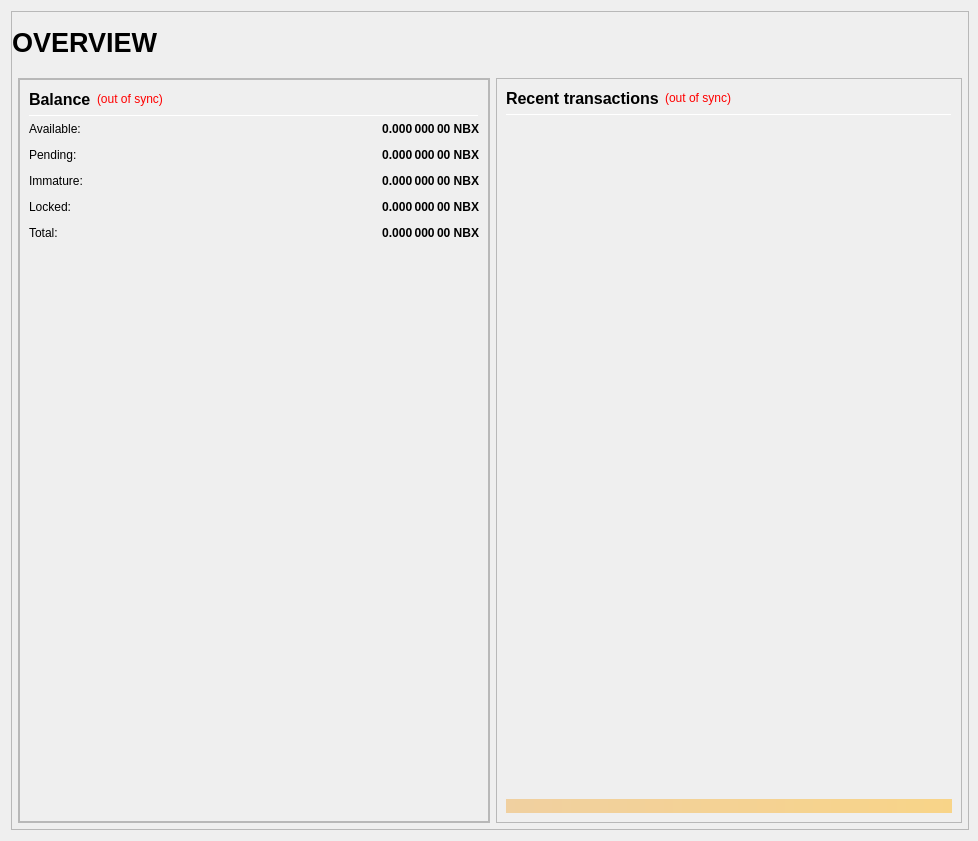
<?xml version="1.0" encoding="UTF-8"?>
<ui version="4.0">
 <class>OverviewPage</class>
 <widget class="QWidget" name="OverviewPage">
  <property name="geometry">
   <rect>
    <x>0</x>
    <y>0</y>
    <width>978</width>
    <height>841</height>
   </rect>
  </property>
  <property name="minimumSize">
   <size>
    <width>860</width>
    <height>582</height>
   </size>
  </property>
  <property name="windowTitle">
   <string>Form</string>
  </property>
  <layout class="QVBoxLayout" name="topLayout" stretch="1">
   <property name="rightMargin">
    <number>9</number>
   </property>
   <item>
    <widget class="QFrame" name="frame_BG">
     <property name="minimumSize">
      <size>
       <width>750</width>
       <height>510</height>
      </size>
     </property>
     <property name="maximumSize">
      <size>
       <width>16777215</width>
       <height>16777215</height>
      </size>
     </property>
     <property name="frameShape">
      <enum>QFrame::StyledPanel</enum>
     </property>
     <property name="frameShadow">
      <enum>QFrame::Raised</enum>
     </property>
     <layout class="QVBoxLayout" name="verticalLayout_3" stretch="1">
      <property name="leftMargin">
       <number>0</number>
      </property>
      <property name="topMargin">
       <number>0</number>
      </property>
      <property name="rightMargin">
       <number>0</number>
      </property>
      <property name="bottomMargin">
       <number>6</number>
      </property>
      <item>
       <layout class="QVBoxLayout" name="verticalLayout_Master" stretch="0,1">
        <property name="margin">
         <number>0</number>
        </property>
        <item>
         <widget class="QFrame" name="frame_Header">
          <layout class="QVBoxLayout" name="verticalLayout_Header" stretch="0">
           <property name="margin">
            <number>0</number>
           </property>
           <item>
            <layout class="QHBoxLayout" name="horizontalLayout_Header" stretch="1,0,1">
             <property name="spacing">
              <number>6</number>
             </property>
             <item>
              <widget class="QLabel" name="labelOverviewHeaderLeft">
               <property name="minimumSize">
                <size>
                 <width>464</width>
                 <height>60</height>
                </size>
               </property>
               <property name="maximumSize">
                <size>
                 <width>16777215</width>
                 <height>60</height>
                </size>
               </property>
               <property name="font">
                <font>
                 <pointsize>20</pointsize>
                 <weight>75</weight>
                 <bold>true</bold>
                </font>
               </property>
               <property name="text">
                <string>OVERVIEW</string>
               </property>
               <property name="alignment">
                <set>Qt::AlignLeading|Qt::AlignLeft|Qt::AlignVCenter</set>
               </property>
              </widget>
             </item>
             <item>
              <spacer name="horizontalSpacer_Header">
               <property name="orientation">
                <enum>Qt::Horizontal</enum>
               </property>
               <property name="sizeHint" stdset="0">
                <size>
                 <width>40</width>
                 <height>20</height>
                </size>
               </property>
              </spacer>
             </item>
             <item>
              <widget class="QLabel" name="labelOverviewHeaderRight">
               <property name="minimumSize">
                <size>
                 <width>464</width>
                 <height>60</height>
                </size>
               </property>
               <property name="maximumSize">
                <size>
                 <width>16777215</width>
                 <height>60</height>
                </size>
               </property>
               <property name="font">
                <font>
                 <pointsize>14</pointsize>
                </font>
               </property>
               <property name="text">
                <string/>
               </property>
               <property name="alignment">
                <set>Qt::AlignRight|Qt::AlignTrailing|Qt::AlignVCenter</set>
               </property>
              </widget>
             </item>
            </layout>
           </item>
          </layout>
         </widget>
        </item>
        <item>
         <widget class="QFrame" name="frame_Content">
          <layout class="QVBoxLayout" name="verticalLayout_Content">
           <property name="leftMargin">
            <number>6</number>
           </property>
           <property name="topMargin">
            <number>0</number>
           </property>
           <property name="rightMargin">
            <number>6</number>
           </property>
           <property name="bottomMargin">
            <number>0</number>
           </property>
           <item>
            <layout class="QHBoxLayout" name="horizontalLayout_Content" stretch="1,1">
             <property name="spacing">
              <number>6</number>
             </property>
             <item>
              <layout class="QVBoxLayout" name="verticalLayout_left" stretch="1">
               <item>
                <widget class="QFrame" name="frameObfuscation">
                 <property name="minimumSize">
                  <size>
                   <width>0</width>
                   <height>0</height>
                  </size>
                 </property>
                 <property name="frameShape">
                  <enum>QFrame::StyledPanel</enum>
                 </property>
                 <property name="frameShadow">
                  <enum>QFrame::Raised</enum>
                 </property>
                 <layout class="QVBoxLayout" name="verticalLayout" stretch="0,0,0">
                  <property name="margin">
                   <number>0</number>
                  </property>
                  <item>
                   <widget class="QFrame" name="frame_Balances">
                    <property name="minimumSize">
                     <size>
                      <width>470</width>
                      <height>0</height>
                     </size>
                    </property>
                    <property name="frameShape">
                     <enum>QFrame::StyledPanel</enum>
                    </property>
                    <property name="frameShadow">
                     <enum>QFrame::Raised</enum>
                    </property>
                    <layout class="QVBoxLayout" name="verticalLayout_5">
                     <item>
                      <layout class="QHBoxLayout" name="horizontalLayout_5" stretch="0,0,0">
                       <item>
                        <widget class="QLabel" name="label_5">
                         <property name="minimumSize">
                          <size>
                           <width>0</width>
                           <height>20</height>
                          </size>
                         </property>
                         <property name="font">
                          <font>
                           <pointsize>12</pointsize>
                           <weight>75</weight>
                           <bold>true</bold>
                          </font>
                         </property>
                         <property name="toolTip">
                          <string>Balance (including unconfirmed and immature coins)</string>
                         </property>
                         <property name="text">
                          <string>Balance</string>
                         </property>
                        </widget>
                       </item>
                       <item>
                        <widget class="QLabel" name="labelWalletStatus">
                         <property name="cursor">
                          <cursorShape>WhatsThisCursor</cursorShape>
                         </property>
                         <property name="toolTip">
                          <string>The displayed information may be out of date. Your wallet automatically synchronizes with the NBX network after a connection is established, but this process has not completed yet.</string>
                         </property>
                         <property name="styleSheet">
                          <string notr="true">QLabel { color: red; }</string>
                         </property>
                         <property name="text">
                          <string notr="true">(out of sync)</string>
                         </property>
                         <property name="alignment">
                          <set>Qt::AlignLeading|Qt::AlignLeft|Qt::AlignVCenter</set>
                         </property>
                        </widget>
                       </item>
                       <item>
                        <spacer name="horizontalSpacer_1">
                         <property name="orientation">
                          <enum>Qt::Horizontal</enum>
                         </property>
                         <property name="sizeHint" stdset="0">
                          <size>
                           <width>40</width>
                           <height>20</height>
                          </size>
                         </property>
                        </spacer>
                       </item>
                      </layout>
                     </item>
                     <item>
                      <widget class="Line" name="line_Balance">
                       <property name="minimumSize">
                        <size>
                         <width>0</width>
                         <height>1</height>
                        </size>
                       </property>
                       <property name="maximumSize">
                        <size>
                         <width>16777215</width>
                         <height>1</height>
                        </size>
                       </property>
                       <property name="orientation">
                        <enum>Qt::Horizontal</enum>
                       </property>
                      </widget>
                     </item>
                     <item>
                      <layout class="QGridLayout" name="gridLayout_3">
                       <property name="spacing">
                        <number>12</number>
                       </property>
                       <item row="1" column="0">
                        <widget class="QLabel" name="labelBalanceText">
                         <property name="text">
                          <string>Available:</string>
                         </property>
                        </widget>
                       </item>
                       <item row="1" column="1">
                        <widget class="QLabel" name="labelBalance">
                         <property name="font">
                          <font>
                           <weight>75</weight>
                           <bold>true</bold>
                          </font>
                         </property>
                         <property name="cursor">
                          <cursorShape>IBeamCursor</cursorShape>
                         </property>
                         <property name="toolTip">
                          <string>Your current spendable balance</string>
                         </property>
                         <property name="text">
                          <string notr="true">0.000 000 00 NBX</string>
                         </property>
                         <property name="alignment">
                          <set>Qt::AlignRight|Qt::AlignTrailing|Qt::AlignVCenter</set>
                         </property>
                         <property name="textInteractionFlags">
                          <set>Qt::LinksAccessibleByMouse|Qt::TextSelectableByKeyboard|Qt::TextSelectableByMouse</set>
                         </property>
                        </widget>
                       </item>
                       <item row="2" column="0">
                        <widget class="QLabel" name="labelPendingText">
                         <property name="text">
                          <string>Pending:</string>
                         </property>
                        </widget>
                       </item>
                       <item row="2" column="1">
                        <widget class="QLabel" name="labelUnconfirmed">
                         <property name="font">
                          <font>
                           <weight>75</weight>
                           <bold>true</bold>
                          </font>
                         </property>
                         <property name="cursor">
                          <cursorShape>IBeamCursor</cursorShape>
                         </property>
                         <property name="toolTip">
                          <string>Total of transactions that have yet to be confirmed, and do not yet count toward the spendable balance</string>
                         </property>
                         <property name="text">
                          <string notr="true">0.000 000 00 NBX</string>
                         </property>
                         <property name="alignment">
                          <set>Qt::AlignRight|Qt::AlignTrailing|Qt::AlignVCenter</set>
                         </property>
                         <property name="textInteractionFlags">
                          <set>Qt::LinksAccessibleByMouse|Qt::TextSelectableByKeyboard|Qt::TextSelectableByMouse</set>
                         </property>
                        </widget>
                       </item>
                       <item row="3" column="0">
                        <widget class="QLabel" name="labelImmatureText">
                         <property name="text">
                          <string>Immature:</string>
                         </property>
                        </widget>
                       </item>
                       <item row="3" column="1">
                        <widget class="QLabel" name="labelImmature">
                         <property name="font">
                          <font>
                           <weight>75</weight>
                           <bold>true</bold>
                          </font>
                         </property>
                         <property name="cursor">
                          <cursorShape>IBeamCursor</cursorShape>
                         </property>
                         <property name="toolTip">
                          <string>Staked or masternode rewards that has not yet matured</string>
                         </property>
                         <property name="text">
                          <string notr="true">0.000 000 00 NBX</string>
                         </property>
                         <property name="alignment">
                          <set>Qt::AlignRight|Qt::AlignTrailing|Qt::AlignVCenter</set>
                         </property>
                         <property name="textInteractionFlags">
                          <set>Qt::LinksAccessibleByMouse|Qt::TextSelectableByKeyboard|Qt::TextSelectableByMouse</set>
                         </property>
                        </widget>
                       </item>
                       <item row="4" column="0">
                        <widget class="QLabel" name="labelLockedBalanceText">
                         <property name="toolTip">
                          <string>Locked NBX or Masternode collaterals.</string>
                         </property>
                         <property name="text">
                          <string>Locked:</string>
                         </property>
                        </widget>
                       </item>
                       <item row="4" column="1">
                        <widget class="QLabel" name="labelLockedBalance">
                         <property name="font">
                          <font>
                           <weight>75</weight>
                           <bold>true</bold>
                          </font>
                         </property>
                         <property name="cursor">
                          <cursorShape>IBeamCursor</cursorShape>
                         </property>
                         <property name="toolTip">
                          <string>Locked NBX or Masternode collaterals.</string>
                         </property>
                         <property name="text">
                          <string notr="true">0.000 000 00 NBX</string>
                         </property>
                         <property name="alignment">
                          <set>Qt::AlignRight|Qt::AlignTrailing|Qt::AlignVCenter</set>
                         </property>
                         <property name="textInteractionFlags">
                          <set>Qt::LinksAccessibleByMouse|Qt::TextSelectableByKeyboard|Qt::TextSelectableByMouse</set>
                         </property>
                        </widget>
                       </item>
                       <item row="5" column="0">
                        <widget class="QLabel" name="labelTotalText">
                         <property name="text">
                          <string>Total:</string>
                         </property>
                        </widget>
                       </item>
                       <item row="5" column="1">
                        <widget class="QLabel" name="labelTotal">
                         <property name="font">
                          <font>
                           <weight>75</weight>
                           <bold>true</bold>
                          </font>
                         </property>
                         <property name="cursor">
                          <cursorShape>IBeamCursor</cursorShape>
                         </property>
                         <property name="toolTip">
                          <string>Total Balance, including all unavailable coins.</string>
                         </property>
                         <property name="text">
                          <string notr="true">0.000 000 00 NBX</string>
                         </property>
                         <property name="alignment">
                          <set>Qt::AlignRight|Qt::AlignTrailing|Qt::AlignVCenter</set>
                         </property>
                         <property name="textInteractionFlags">
                          <set>Qt::LinksAccessibleByMouse|Qt::TextSelectableByKeyboard|Qt::TextSelectableByMouse</set>
                         </property>
                        </widget>
                       </item>
                      </layout>
                     </item>
                     <item>
                      <spacer name="verticalSpacer_1">
                       <property name="orientation">
                        <enum>Qt::Vertical</enum>
                       </property>
                       <property name="sizeHint" stdset="0">
                        <size>
                         <width>20</width>
                         <height>40</height>
                        </size>
                       </property>
                      </spacer>
                     </item>
                    </layout>
                   </widget>
                  </item>
                 </layout>
                </widget>
               </item>
              </layout>
             </item>
             <item>
              <layout class="QVBoxLayout" name="verticalLayout_right" stretch="1">
               <item>
                <widget class="QFrame" name="frame_RecentTransactions">
                 <property name="minimumSize">
                  <size>
                   <width>0</width>
                   <height>0</height>
                  </size>
                 </property>
                 <property name="frameShape">
                  <enum>QFrame::StyledPanel</enum>
                 </property>
                 <property name="frameShadow">
                  <enum>QFrame::Raised</enum>
                 </property>
                 <layout class="QVBoxLayout" name="verticalLayout_1" stretch="0,0,0,0,0">
                  <item>
                   <layout class="QHBoxLayout" name="horizontalLayout_2">
                    <item>
                     <widget class="QLabel" name="label_4">
                      <property name="minimumSize">
                       <size>
                        <width>0</width>
                        <height>20</height>
                       </size>
                      </property>
                      <property name="font">
                       <font>
                        <pointsize>12</pointsize>
                        <weight>75</weight>
                        <bold>true</bold>
                       </font>
                      </property>
                      <property name="text">
                       <string>Recent transactions</string>
                      </property>
                     </widget>
                    </item>
                    <item>
                     <widget class="QLabel" name="labelTransactionsStatus">
                      <property name="cursor">
                       <cursorShape>WhatsThisCursor</cursorShape>
                      </property>
                      <property name="toolTip">
                       <string>The displayed information may be out of date. Your wallet automatically synchronizes with the NBX network after a connection is established, but this process has not completed yet.</string>
                      </property>
                      <property name="styleSheet">
                       <string notr="true">QLabel { color: red; }</string>
                      </property>
                      <property name="text">
                       <string notr="true">(out of sync)</string>
                      </property>
                      <property name="alignment">
                       <set>Qt::AlignRight|Qt::AlignTrailing|Qt::AlignVCenter</set>
                      </property>
                     </widget>
                    </item>
                    <item>
                     <spacer name="horizontalSpacer">
                      <property name="orientation">
                       <enum>Qt::Horizontal</enum>
                      </property>
                      <property name="sizeHint" stdset="0">
                       <size>
                        <width>40</width>
                        <height>20</height>
                       </size>
                      </property>
                     </spacer>
                    </item>
                   </layout>
                  </item>
                  <item>
                   <widget class="Line" name="line">
                    <property name="minimumSize">
                     <size>
                      <width>0</width>
                      <height>1</height>
                     </size>
                    </property>
                    <property name="maximumSize">
                     <size>
                      <width>16777215</width>
                      <height>1</height>
                     </size>
                    </property>
                    <property name="orientation">
                     <enum>Qt::Horizontal</enum>
                    </property>
                   </widget>
                  </item>
                  <item>
                   <widget class="QListView" name="listTransactions">
                    <property name="minimumSize">
                     <size>
                      <width>0</width>
                      <height>0</height>
                     </size>
                    </property>
                    <property name="styleSheet">
                     <string notr="true">QListView { background: transparent; }</string>
                    </property>
                    <property name="frameShape">
                     <enum>QFrame::NoFrame</enum>
                    </property>
                    <property name="verticalScrollBarPolicy">
                     <enum>Qt::ScrollBarAlwaysOff</enum>
                    </property>
                    <property name="horizontalScrollBarPolicy">
                     <enum>Qt::ScrollBarAlwaysOff</enum>
                    </property>
                    <property name="selectionMode">
                     <enum>QAbstractItemView::NoSelection</enum>
                    </property>
                   </widget>
                  </item>
                  <item>
                   <spacer name="verticalSpacer_2">
                    <property name="orientation">
                     <enum>Qt::Vertical</enum>
                    </property>
                    <property name="sizeType">
                     <enum>QSizePolicy::Expanding</enum>
                    </property>
                    <property name="sizeHint" stdset="0">
                     <size>
                      <width>20</width>
                      <height>40</height>
                     </size>
                    </property>
                   </spacer>
                  </item>
                  <item>
                   <widget class="QLabel" name="labelAlerts">
                    <property name="maximumSize">
                     <size>
                      <width>16777215</width>
                      <height>16777215</height>
                     </size>
                    </property>
                    <property name="styleSheet">
                     <string notr="true">background-color: qlineargradient(x1: 0, y1: 0, x2: 1, y2: 0, stop:0 #F0D0A0, stop:1 #F8D488); color:#000000;</string>
                    </property>
                    <property name="text">
                     <string/>
                    </property>
                    <property name="wordWrap">
                     <bool>true</bool>
                    </property>
                    <property name="margin">
                     <number>3</number>
                    </property>
                   </widget>
                  </item>
                 </layout>
                </widget>
               </item>
              </layout>
             </item>
            </layout>
           </item>
          </layout>
         </widget>
        </item>
       </layout>
      </item>
     </layout>
    </widget>
   </item>
  </layout>
 </widget>
 <resources/>
 <connections/>
</ui>
